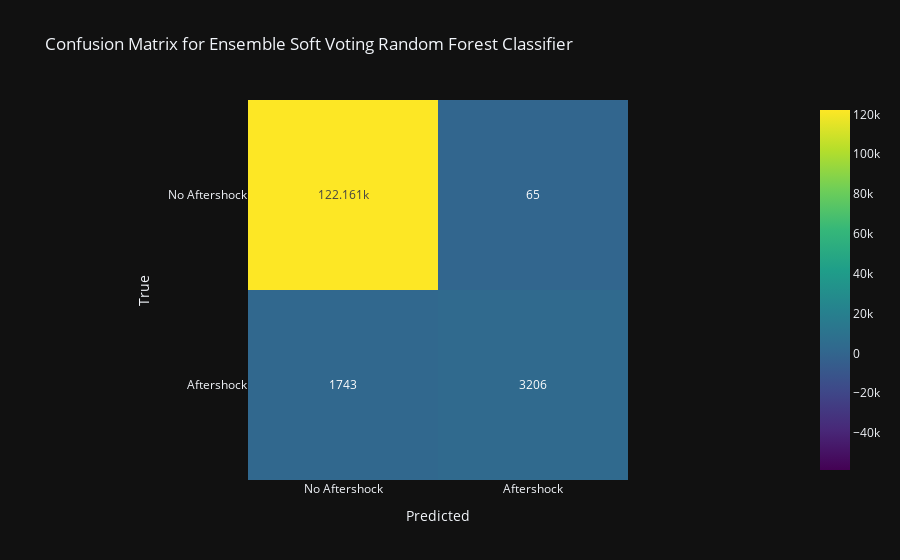
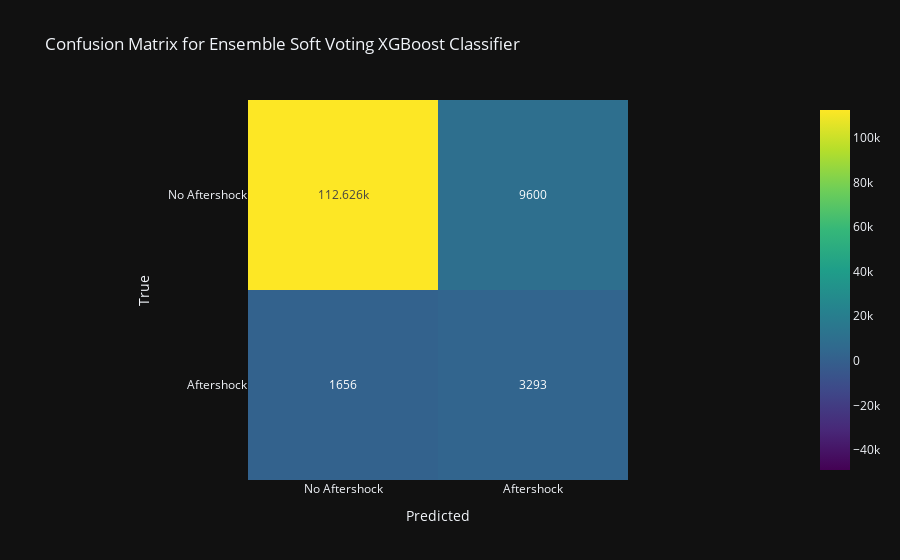
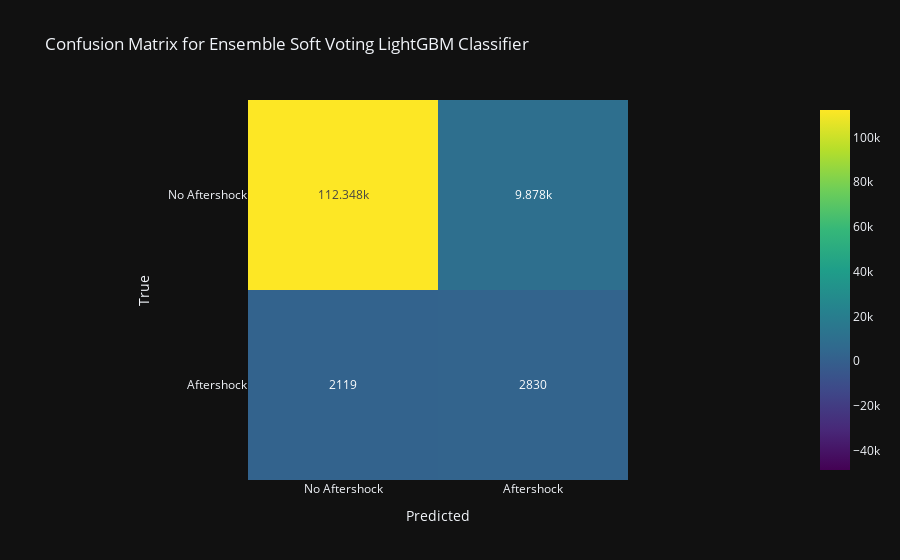
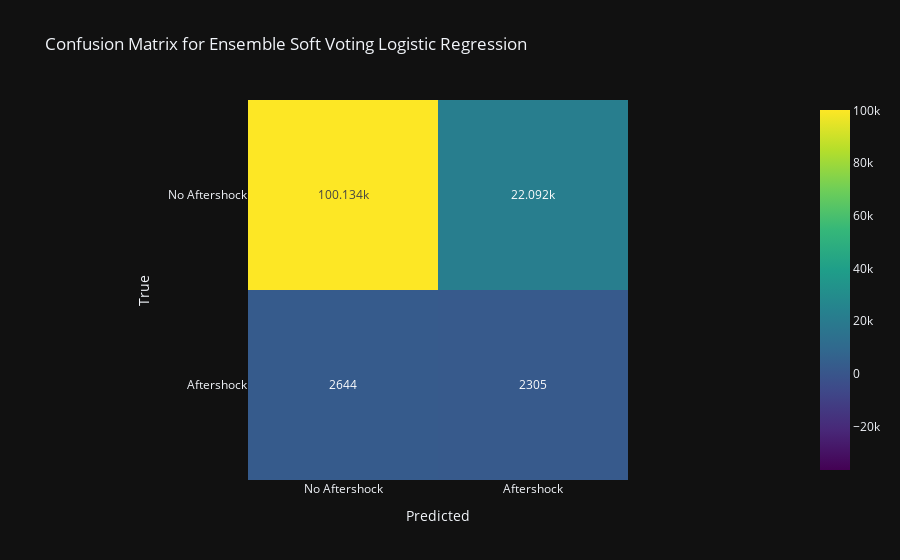

The code cell stored with these charts, in order, in its notebook:
### Markdown cell above
# Train score

### Code cell
# Iterate through models and evaluate them
results_train = []
for model in models:
    score, conf_matrix = evaluate_baseline_model(x_train, y_train, x_train, y_train,
                                                 model['estimator'], model['name'])
    plot_confusion_matrix(conf_matrix, model['name'])
    results_train.append(score)

# Convert scores to a DataFrame
results_df_train = pd.DataFrame(results_train)

### Figure 1 — Plotly figure (JSON) as saved in the notebook; plotly's stock layout.template omitted (floating-point values rounded to 4 significant figures)
{"data": [{"coloraxis": "coloraxis", "name": "0", "texttemplate": "%{z}", "x": ["No Aftershock", "Aftershock"], "y": ["No Aftershock", "Aftershock"], "z": [[122161, 65], [1743, 3206]], "type": "heatmap", "xaxis": "x", "yaxis": "y", "hovertemplate": "Predicted: %{x}<br>True: %{y}<br>color: %{z}<extra></extra>"}], "layout": {"xaxis": {"anchor": "y", "domain": [0.0, 1.0], "scaleanchor": "y", "constrain": "domain", "title": {"text": "Predicted"}}, "yaxis": {"anchor": "x", "domain": [0.0, 1.0], "autorange": "reversed", "constrain": "domain", "title": {"text": "True"}}, "coloraxis": {"colorscale": [[0.0, "#440154"], [0.1111, "#482878"], [0.2222, "#3e4989"], [0.3333, "#31688e"], [0.4444, "#26828e"], [0.5556, "#1f9e89"], [0.6667, "#35b779"], [0.7778, "#6ece58"], [0.8889, "#b5de2b"], [1.0, "#fde725"]], "cmid": 31790.0}, "title": {"text": "Confusion Matrix for Ensemble Soft Voting Random Forest Classifier"}}}

### Figure 2 — Plotly figure (JSON) as saved in the notebook; plotly's stock layout.template omitted (floating-point values rounded to 4 significant figures)
{"data": [{"coloraxis": "coloraxis", "name": "0", "texttemplate": "%{z}", "x": ["No Aftershock", "Aftershock"], "y": ["No Aftershock", "Aftershock"], "z": [[112626, 9600], [1656, 3293]], "type": "heatmap", "xaxis": "x", "yaxis": "y", "hovertemplate": "Predicted: %{x}<br>True: %{y}<br>color: %{z}<extra></extra>"}], "layout": {"xaxis": {"anchor": "y", "domain": [0.0, 1.0], "scaleanchor": "y", "constrain": "domain", "title": {"text": "Predicted"}}, "yaxis": {"anchor": "x", "domain": [0.0, 1.0], "autorange": "reversed", "constrain": "domain", "title": {"text": "True"}}, "coloraxis": {"colorscale": [[0.0, "#440154"], [0.1111, "#482878"], [0.2222, "#3e4989"], [0.3333, "#31688e"], [0.4444, "#26828e"], [0.5556, "#1f9e89"], [0.6667, "#35b779"], [0.7778, "#6ece58"], [0.8889, "#b5de2b"], [1.0, "#fde725"]], "cmid": 31790.0}, "title": {"text": "Confusion Matrix for Ensemble Soft Voting XGBoost Classifier"}}}

### Figure 3 — Plotly figure (JSON) as saved in the notebook; plotly's stock layout.template omitted (floating-point values rounded to 4 significant figures)
{"data": [{"coloraxis": "coloraxis", "name": "0", "texttemplate": "%{z}", "x": ["No Aftershock", "Aftershock"], "y": ["No Aftershock", "Aftershock"], "z": [[112348, 9878], [2119, 2830]], "type": "heatmap", "xaxis": "x", "yaxis": "y", "hovertemplate": "Predicted: %{x}<br>True: %{y}<br>color: %{z}<extra></extra>"}], "layout": {"xaxis": {"anchor": "y", "domain": [0.0, 1.0], "scaleanchor": "y", "constrain": "domain", "title": {"text": "Predicted"}}, "yaxis": {"anchor": "x", "domain": [0.0, 1.0], "autorange": "reversed", "constrain": "domain", "title": {"text": "True"}}, "coloraxis": {"colorscale": [[0.0, "#440154"], [0.1111, "#482878"], [0.2222, "#3e4989"], [0.3333, "#31688e"], [0.4444, "#26828e"], [0.5556, "#1f9e89"], [0.6667, "#35b779"], [0.7778, "#6ece58"], [0.8889, "#b5de2b"], [1.0, "#fde725"]], "cmid": 31790.0}, "title": {"text": "Confusion Matrix for Ensemble Soft Voting LightGBM Classifier"}}}

### Figure 4 — Plotly figure (JSON) as saved in the notebook; plotly's stock layout.template omitted (floating-point values rounded to 4 significant figures)
{"data": [{"coloraxis": "coloraxis", "name": "0", "texttemplate": "%{z}", "x": ["No Aftershock", "Aftershock"], "y": ["No Aftershock", "Aftershock"], "z": [[100134, 22092], [2644, 2305]], "type": "heatmap", "xaxis": "x", "yaxis": "y", "hovertemplate": "Predicted: %{x}<br>True: %{y}<br>color: %{z}<extra></extra>"}], "layout": {"xaxis": {"anchor": "y", "domain": [0.0, 1.0], "scaleanchor": "y", "constrain": "domain", "title": {"text": "Predicted"}}, "yaxis": {"anchor": "x", "domain": [0.0, 1.0], "autorange": "reversed", "constrain": "domain", "title": {"text": "True"}}, "coloraxis": {"colorscale": [[0.0, "#440154"], [0.1111, "#482878"], [0.2222, "#3e4989"], [0.3333, "#31688e"], [0.4444, "#26828e"], [0.5556, "#1f9e89"], [0.6667, "#35b779"], [0.7778, "#6ece58"], [0.8889, "#b5de2b"], [1.0, "#fde725"]], "cmid": 31790.0}, "title": {"text": "Confusion Matrix for Ensemble Soft Voting Logistic Regression"}}}
